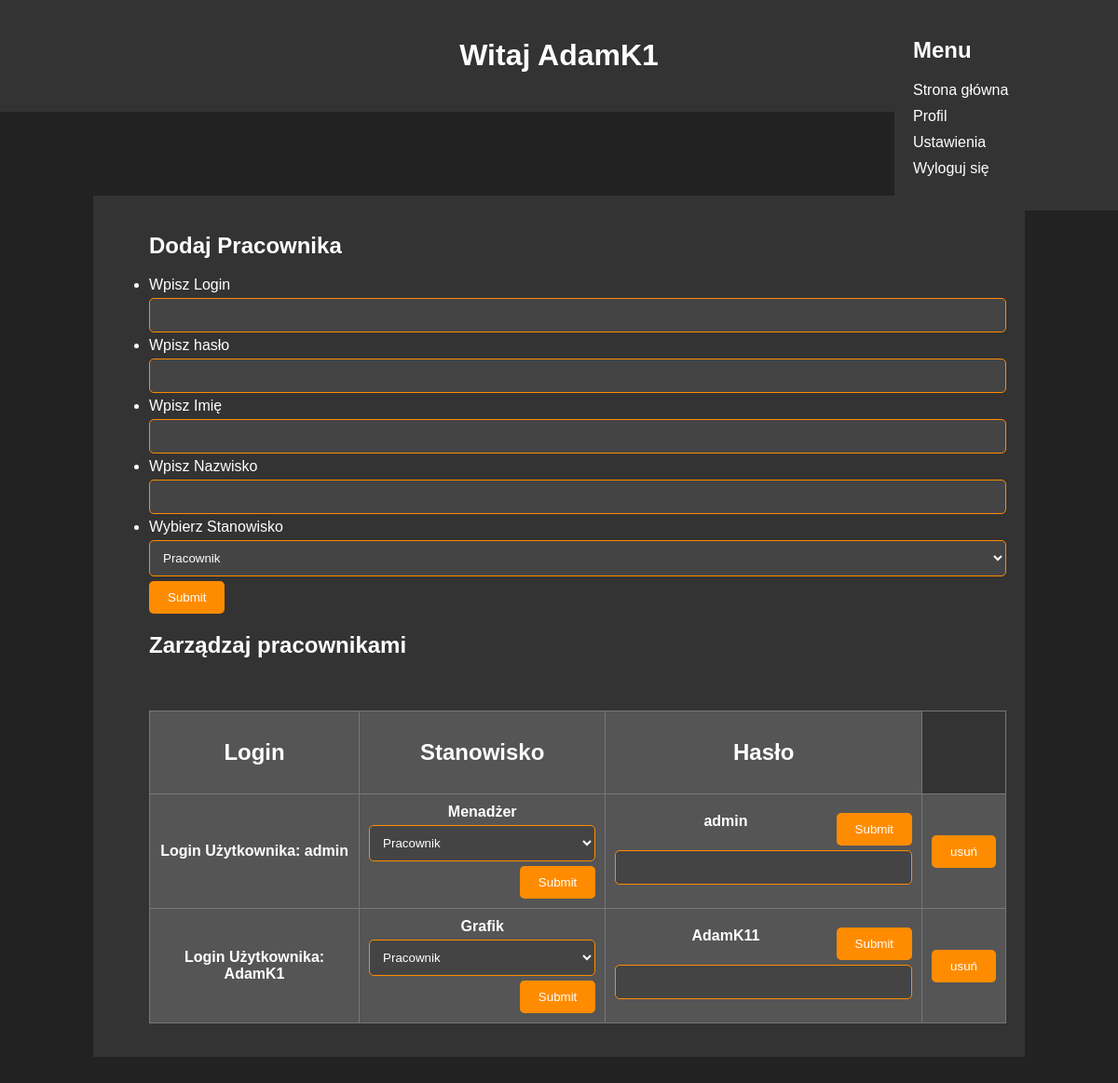
/manage.php (signed in), run on the app's committed database.
### tables this page shows
CREATE TABLE `user_login` (
  `id` int(11) NOT NULL,
  `login` text NOT NULL,
  `haslo` text NOT NULL,
  `Position` text NOT NULL
);

### manage.php (the view, shortened to what this page needs)
<?php
$servername = "localhost";
$username = "root";
$password = "";
$database = "project_1";
$conn = mysqli_connect($servername, $username, $password, $database);
            $sending = '';
            $query = "SELECT `login`, `Position`,`haslo` FROM `user_login`";
            $query_result = mysqli_query($conn, $query);
            if (mysqli_num_rows($query_result) > 0) {
                while ($row = mysqli_fetch_assoc($query_result)){
                    $login = $row['login'];
                    $PositionMain = $row['Position'];
                    $haslo = $row['haslo'];
                    $sending .= '<form method="POST" action="' . htmlspecialchars($_SERVER["PHP_SELF"]) . '">';
                    $sending .= '<tr><th>Login Użytkownika: ' . $login . '</th><th>'
                        . $PositionMain . '<select name="Stanowisko1" style="float:right;">
                        <option value="Pracownik">Pracownik</option>
                        <option value="Księgowa">Księgowa</option>
                        <option value="Grafik">Grafik</option>
                        <option value="Menadżer">Menadżer</option></select>
                        <input type="hidden" name="login" value="' . $login . '">
                        <input type="submit" name="update-position" style="float:right";></th>
                        <th>'
                         . $haslo . '
                         <input type="submit" name="update_password"style="float:right;"
                         ><input type="text" class="cycek" name="change_password" style="float:right;"></th>
                         <th><input type="hidden" name="connect_login" value="' . $login . '">
                         <input type="submit" name="delete_user" value="usuń">
                         </th></tr><br>';
                    $sending .= '</form>';
                }
            }else{
                echo "Brak użytkowników w bazie danych";;
            }
            ?>
<!DOCTYPE html>
<html lang="en">
<head>
    <link rel="stylesheet" href="styles1.css">
</head>
<body>
<div class="welcome-message">
    <h1>Witaj
    <?php
if (isset($_SESSION['login'])) {
    $login = $_SESSION['login'];
    echo htmlspecialchars($login);
} else {
    echo "nieznajomy";
}
?>
</h1>
    </div>
<div class="menu">
        <h2>Menu</h2>
        <ul>
            <li><a href="index.php">Strona główna</a></li>
            <li><a href="profile.php">Profil</a></li>
            <li><a href="settings.php">Ustawienia</a></li>
            <li><a href="logout.php">Wyloguj się</a></li>
        </ul>
</div>
    <div class="container">
    <div class="main">
    <form method="POST" action="<?php echo htmlspecialchars($_SERVER["PHP_SELF"]); ?>">
            <ul>
                <h2>Dodaj Pracownika</h2>
                <li> Wpisz Login </li><input type="text" name="log">
                <li> Wpisz hasło </li><input type="text" name="haslo">
                <li> Wpisz Imię </li><input type="text" name="name">
                <li> Wpisz Nazwisko </li><input type="text" name="surname">
                <li> Wybierz Stanowisko </li>
                <select name="Stanowisko">
                    <option value="Pracownik">Pracownik</option>
                </select>
                <input type="submit">
            </ul>
            <div class="select-container">
            <ul>
                    <h2>Zarządzaj pracownikami</h2>
                    <table>
                      <tr><th><h2>Login</h2></th><th><h2>Stanowisko</h2></th><th><h2>Hasło</th></h2></tr>
                    <?php
                    echo $sending;
                    ?>
                    </table>
</div>
        </form>
    </div>
    </div>
</body>
</html>

### styles1.css (style rules this page uses)
body { font-family: Arial, sans-serif; background-color: #222; color: #fff; margin: 0; padding: 0; }
.container { display: flex; justify-content: center; align-items: center; flex-direction: column; height: 100vh; }
.welcome-message { text-align: center; background-color: #333; padding: 20px; margin-bottom: 20px; }
.menu { position: fixed; top: 0; right: 0; background-color: #333; width: 200px; padding: 20px; }
.menu ul { list-style-type: none; padding: 0; }
.menu ul li { margin-bottom: 10px; }
.menu ul li a { color: #fff; text-decoration: none; }
.main { background-color: #333; padding: 20px; margin-bottom: 20px; width: 80%; overflow-x: auto; }
input[type="text"], input[type="password"], input[type="number"], select { width: 100%; padding: 10px; margin: 5px 0; border: 1px solid #ff8c00; border-radius: 5px; box-sizing: border-box; background-color: #444; color: #fff; }
input[type="submit"] { background-color: #ff8c00; color: #fff; border: none; padding: 10px 20px; cursor: pointer; border-radius: 5px; }
table { width: 100%; border-collapse: collapse; }
table, th, td { border: 1px solid #777; padding: 10px; }
th { background-color: #555; color: #fff; }

### data on the page
user_login: login "admin", Position "Menadżer", haslo "admin"
user_login: login "AdamK1", Position "Grafik", haslo "AdamK11"

### other printed values
$login "AdamK1"
